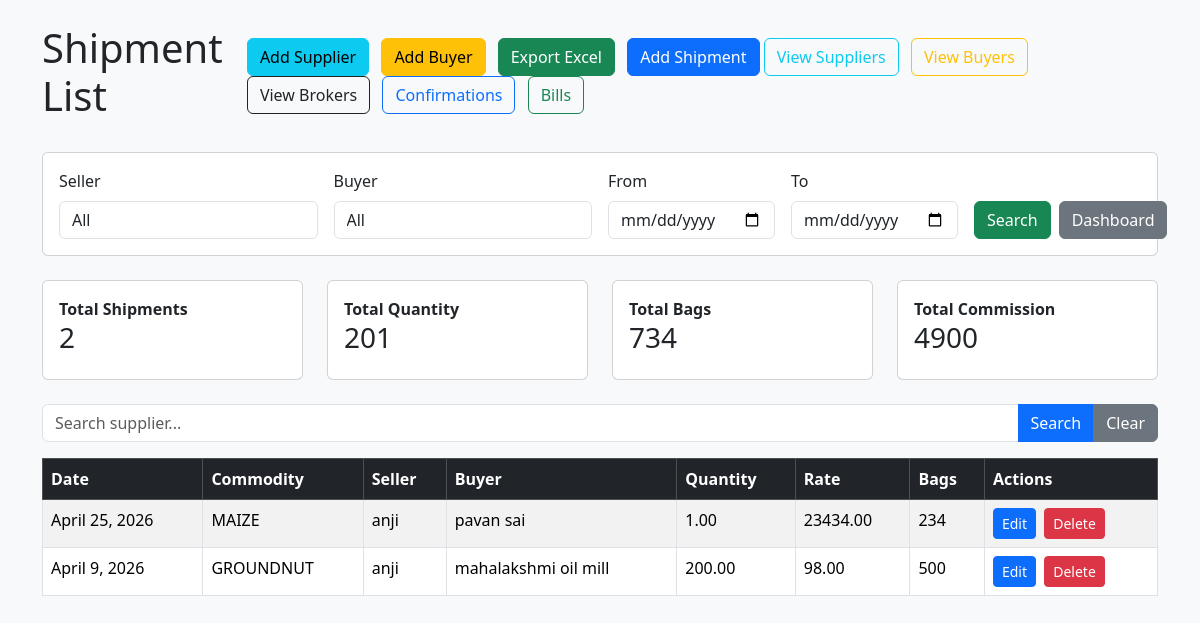
The app's page /shipments/ with its own data.
### transactions/models.py (models this page shows, shortened)
class Shipment(models.Model):
    COMMODITY_CHOICES = [
        ("GROUNDNUT", "Groundnut"),
        ("MAIZE", "Maize"),
    ]
    shipment_date = models.DateField()
    commodity_type = models.CharField(max_length=20, choices=COMMODITY_CHOICES)
    seller = models.ForeignKey(Seller, on_delete=models.PROTECT)
    buyer = models.ForeignKey(Buyer, on_delete=models.PROTECT)
    quantity = models.DecimalField(max_digits=12, decimal_places=2)
    rate = models.DecimalField(max_digits=10, decimal_places=2)
    number_of_bags = models.PositiveIntegerField()
    vehicle_number = models.CharField(max_length=30, blank=True)
    commission = models.DecimalField(max_digits=10, decimal_places=2, default=0)
    remarks = models.TextField(blank=True)

class Seller(models.Model):
    name = models.CharField(max_length=100)
    address = models.TextField(blank=True)
    place = models.CharField(max_length=100, blank=True)
    remarks = models.TextField(blank=True)
    gst_no = models.CharField(max_length=30, blank=True)
    phone_no = models.CharField(max_length=20, blank=True)
    email_id = models.EmailField(blank=True)
    zipcode = models.CharField(max_length=20, blank=True, null=True)
    def __str__(self):
        return self.name

class Buyer(models.Model):
    name = models.CharField(max_length=100)
    address = models.TextField(blank=True)
    place = models.CharField(max_length=100, blank=True)
    remarks = models.TextField(blank=True)
    gst_no = models.CharField(max_length=30, blank=True)
    phone_no = models.CharField(max_length=20, blank=True)
    email_id = models.EmailField(blank=True)
    zipcode = models.CharField(max_length=20, blank=True, null=True)
    def __str__(self):
        return self.name

### transactions/views.py (the view)
# urls.py: path("shipments/", views.shipment_list, name="shipment_list"),
def shipment_list(request):
    shipments = Shipment.objects.all().order_by("-shipment_date")
    sellers = Seller.objects.all()
    buyers = Buyer.objects.all()
    seller = request.GET.get("seller")
    buyer = request.GET.get("buyer")
    start_date = request.GET.get("start_date")
    end_date = request.GET.get("end_date")
    if seller:
        shipments = shipments.filter(seller_id=seller)
    if buyer:
        shipments = shipments.filter(buyer_id=buyer)
    if start_date:
        shipments = shipments.filter(shipment_date__gte=start_date)
    if end_date:
        shipments = shipments.filter(shipment_date__lte=end_date)
    from django.db.models import Sum
    totals = shipments.aggregate(
        total_quantity=Sum("quantity"),
        total_bags=Sum("number_of_bags"),
        total_commission=Sum("commission"),
    )
    return render(request, "transactions/shipment_list.html", {
        "shipments": shipments,
        "totals": totals,
        "shipment_count": shipments.count(),
        "sellers": sellers,
        "buyers": buyers,
    })

### transactions/templates/transactions/shipment_list.html (shortened to what this page needs)
<!DOCTYPE html>
<html>
<head>
    <link href="https://cdn.jsdelivr.net/npm/bootstrap@5.3.6/dist/css/bootstrap.min.css" rel="stylesheet">
</head>
<body class="bg-light">
<div class="container mt-4">
    <div class="d-flex justify-content-between align-items-center mb-4">
    <h1>Shipment List</h1>
    <div>
    <a href="/add-supplier/" class="btn btn-info me-2">Add Supplier</a>
    <a href="/add-buyer/" class="btn btn-warning me-2">Add Buyer</a>
    <a href="/export/?seller={{ request.GET.seller }}&buyer={{ request.GET.buyer }}&start_date={{ request.GET.start_date }}&end_date={{ request.GET.end_date }}"
       class="btn btn-success me-2">Export Excel</a>
    <a href="/add/" class="btn btn-primary">Add Shipment</a>
    <a href="/suppliers/" class="btn btn-outline-info me-2">View Suppliers</a>
    <a href="/buyers/" class="btn btn-outline-warning me-2">View Buyers</a>
    <a href="/brokers/" class="btn btn-outline-dark me-2">View Brokers</a>
    <a href="/confirmations/" class="btn btn-outline-primary me-2">Confirmations</a>
    <a href="/bills/" class="btn btn-outline-success me-2">Bills</a>
</div>
</div>
    <form method="get" class="card card-body mb-4">
    <div class="row g-3 align-items-end">
        <div class="col-md-3">
            <label class="form-label">Seller</label>
            <select name="seller" class="form-control">
                <option value="">All</option>
            </select>
        </div>
        <div class="col-md-3">
            <label class="form-label">Buyer</label>
            <select name="buyer" class="form-control">
                <option value="">All</option>
            </select>
        </div>
        <div class="col-md-2">
            <label class="form-label">From</label>
            <input type="date" name="start_date" class="form-control">
        </div>
        <div class="col-md-2">
            <label class="form-label">To</label>
            <input type="date" name="end_date" class="form-control">
        </div>
        <div class="col-md-2 d-flex gap-2">
            <button type="submit" class="btn btn-success w-100">Search</button>
            <a href="/" class="btn btn-secondary me-2">Dashboard</a>
        </div>
    </div>
</form>
    <div class="row mb-4">
        <div class="col-md-3">
            <div class="card card-body">
                <strong>Total Shipments</strong>
                <h3>{{ shipment_count }}</h3>
            </div>
        </div>
        <div class="col-md-3">
            <div class="card card-body">
                <strong>Total Quantity</strong>
                <h3>{{ totals.total_quantity|default:0 }}</h3>
            </div>
        </div>
        <div class="col-md-3">
            <div class="card card-body">
                <strong>Total Bags</strong>
                <h3>{{ totals.total_bags|default:0 }}</h3>
            </div>
        </div>
        <div class="col-md-3">
            <div class="card card-body">
                <strong>Total Commission</strong>
                <h3>{{ totals.total_commission|default:0 }}</h3>
            </div>
        </div>
    </div>
    <form method="get" class="mb-3">
    <div class="input-group">
        <input type="text" name="search" class="form-control"
               placeholder="Search supplier..."
               value="{{ request.GET.search }}">
        <button class="btn btn-primary">Search</button>
        <a href="/suppliers/" class="btn btn-secondary">Clear</a>
    </div>
    </form>
    <table class="table table-bordered table-striped bg-white">
        <thead class="table-dark">
            <tr>
                <th>Date</th>
                <th>Commodity</th>
                <th>Seller</th>
                <th>Buyer</th>
                <th>Quantity</th>
                <th>Rate</th>
                <th>Bags</th>
                <th>Actions</th>
            </tr>
        </thead>
        <tbody>
            {% for shipment in shipments %}
            <tr>
                <td>{{ shipment.shipment_date }}</td>
                <td>{{ shipment.commodity_type }}</td>
                <td>{{ shipment.seller }}</td>
                <td>{{ shipment.buyer }}</td>
                <td>{{ shipment.quantity }}</td>
                <td>{{ shipment.rate }}</td>
                <td>{{ shipment.number_of_bags }}</td>
                <td>
                <a href="/shipment/{{ shipment.id }}/edit/" class="btn btn-sm btn-primary me-1">Edit</a>
                <a href="/shipment/{{ shipment.id }}/delete/" class="btn btn-sm btn-danger">Delete</a>
                </td>
            </tr>
            {% empty %}
            <tr>
                <td colspan="7" class="text-center">No shipments found</td>
            </tr>
            {% endfor %}
        </tbody>
    </table>
</div>
</body>
</html>

### records on screen
Shipment: shipment_date "April 25, 2026", commodity_type "MAIZE", seller "anji", buyer "pavan sai", quantity "1.00", rate "23434.00", number_of_bags "234"
Shipment: shipment_date "April 9, 2026", commodity_type "GROUNDNUT", seller "anji", buyer "mahalakshmi oil mill", quantity "200.00", rate "98.00", number_of_bags "500"

### other values on screen
{{ shipment_count }} "2"
{{ totals.total_quantity|default:0 }} "201"
{{ totals.total_bags|default:0 }} "734"
{{ totals.total_commission|default:0 }} "4900"
